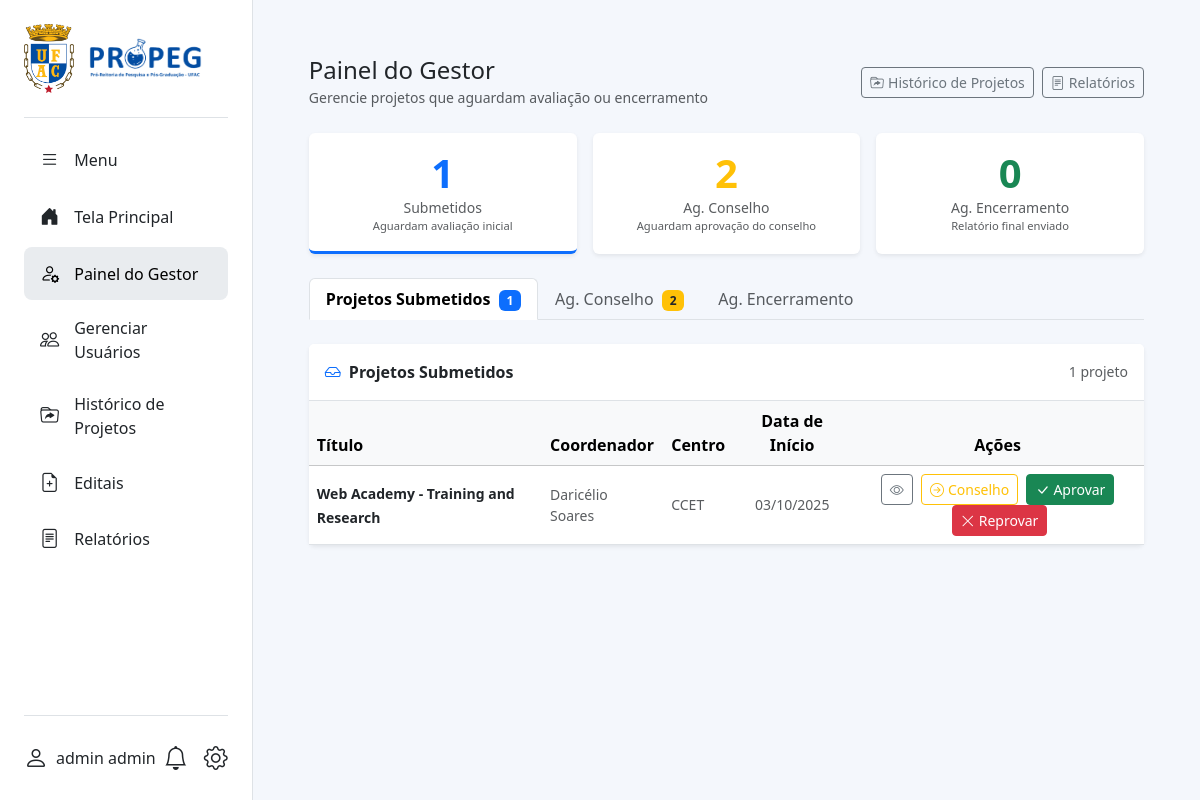
/projetos/gestor/dashboard/ (signed in), run on an earlier commit of the app's database.
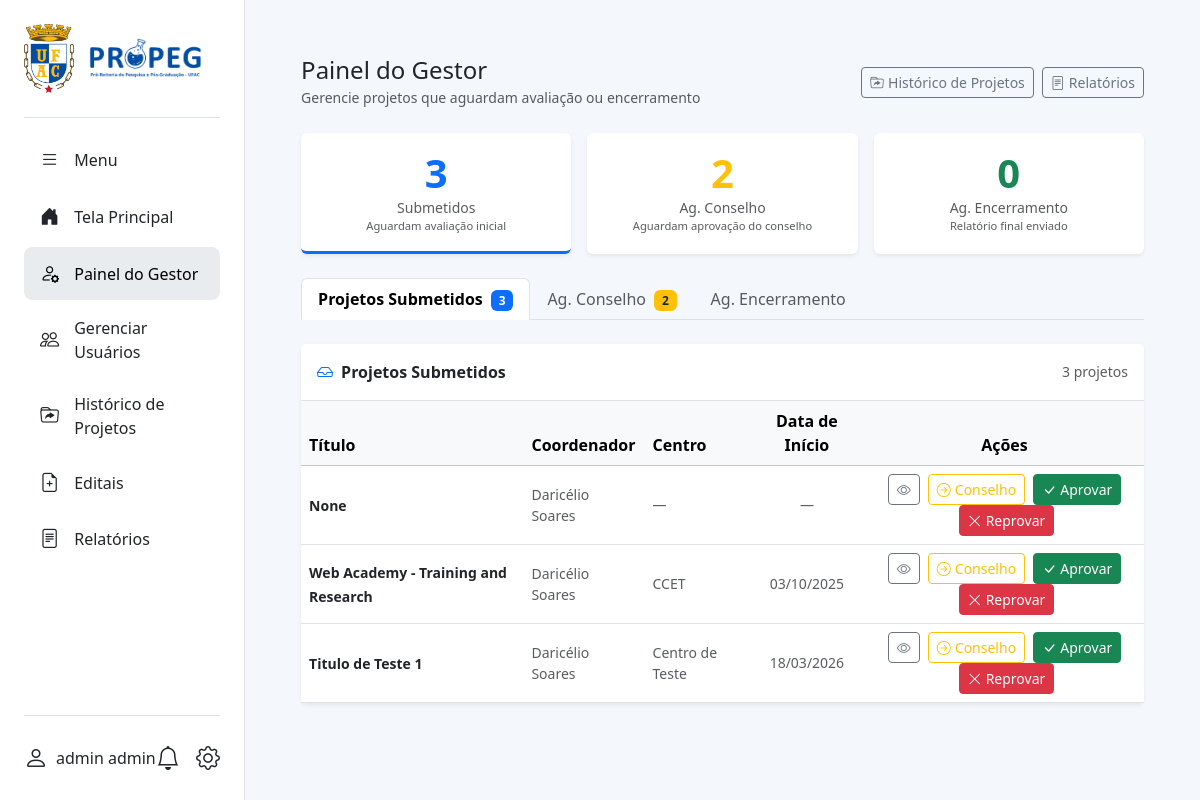
And on a later commit of the database.
### projetos_institucionais/models.py (models this page shows, shortened)
class Projeto(models.Model):
    STATUS_CHOICES = [
        ('rascunho', 'Rascunho'),
        ('submetido', 'Submetido'),
        ('aguardando_conselho', 'Aguardando aprovação do conselho'),
        ('aprovado', 'Aprovado'),
        ('reprovado', 'Reprovado'),
        ('em_andamento', 'Em andamento'),
        ('aguardando_encerramento', 'Aguardando Encerramento'),
        ('encerrado', 'Encerrado'),
    ]
    titulo = models.CharField(max_length=255, blank=True, null=True)
    descricao = models.TextField(verbose_name="Descrição", blank=True, null=True)
    resumo = models.TextField(blank=True, null=True)
    introducao = models.TextField(verbose_name="Introdução", blank=True, null=True)
    objetivo_geral = models.TextField(blank=True, null=True, verbose_name="Objetivo Geral")
    objetivos_especificos = models.TextField(blank=True, null=True, verbose_name="Objetivos Específicos")
    objetivos = models.TextField(blank=True, null=True)  # mantido para compatibilidade
    metodologia = models.TextField(blank=True, null=True)
    resultados = models.TextField(blank=True, null=True)
    referencias = models.TextField(blank=True, null=True)
    data_inicio = models.DateField(verbose_name="Data de Início", blank=True, null=True)
    data_fim = models.DateField(verbose_name="Data de Fim", blank=True, null=True)
    status = models.CharField(max_length=30, choices=STATUS_CHOICES, default='rascunho')
    valor_fomento = models.DecimalField(max_digits=10, decimal_places=2, null=True, blank=True)
    etica_obrigatoria = models.BooleanField(default=False, verbose_name="Envolve Aspectos Éticos?", blank=True, null=True)
    eh_docente = models.BooleanField(default=False, verbose_name="É docente?", blank=True, null=True)
    eh_pesquisador = models.BooleanField(default=False, verbose_name="É pesquisador?", blank=True, null=True)
    eh_pesquisador_visitante = models.BooleanField(default=False, verbose_name="É pesquisador visitante?", blank=True, null=True)
    coordenador = models.ForeignKey(
        settings.AUTH_USER_MODEL,
        on_delete=models.PROTECT,
        related_name='projetos_coordenados'
    )
    curso = models.ForeignKey(
        CursoGraduacao,
        on_delete=models.SET_NULL,
        null=True,
        blank=True,
        verbose_name="Curso de Graduação"
    )
    centro_lotacao = models.ForeignKey(
        CentroLotacao,
        on_delete=models.PROTECT,
        verbose_name="Centro de Lotação",
        null=True,
        blank=True,
    )
    agencia_financiadora = models.ForeignKey(
        AgenciaFinanciadora,
        on_delete=models.SET_NULL,
        null=True,
        blank=True,
        verbose_name="Agência Financiadora"
    )
    tipo_etica = models.ForeignKey(
        TipoEtico,
        on_delete=models.SET_NULL,
        null=True,
        blank=True,
        verbose_name="Tipo Ético"
    )
    ods = models.ManyToManyField(ODS, blank=True)
    grupos_pesquisa = models.ManyToManyField(
        GrupoPesquisa,
        blank=True,
        verbose_name="Grupos de Pesquisa"
    )
    alunos = models.ManyToManyField(
        settings.AUTH_USER_MODEL,
        through='EquipeProjeto',
        related_name='projetos_participados',
        blank=True
    )
    participa_pos_graduacao = models.BooleanField(default=False, blank=True, null=True, verbose_name="Participa de Programa de Pós-Graduação?")
    programa_pos = models.ForeignKey(
        'ProgramaPos',
        on_delete=models.SET_NULL,
        null=True,
        blank=True,
        verbose_name="Programa de Pós-Graduação"
    )
    palavras_chave = models.CharField(max_length=255, blank=True, null=True, help_text="Separe por vírgulas. Ex.: Tecnologia, Educação, Web")
    parcerias = models.TextField(blank=True, null=True)
    imagem_capa = models.ImageField(
        upload_to='projetos_capas/',
        null=True,
        blank=True,
        verbose_name="Imagem de Capa",
    )
    edital = models.ForeignKey(
        Edital,
        on_delete=models.SET_NULL,
        null=True,
        blank=True,
        related_name='projetos',
        verbose_name="Edital Vinculado"
    )
    class Meta:
        ordering = ['-data_inicio']
        verbose_name = "Projeto"
        verbose_name_plural = "Projetos"

class Usuario(AbstractUser):
    PERFIL_CHOICES = (
        ('coordenador', 'Coordenador'),
        ('aluno', 'Aluno'),
        ('gestor', 'Gestor'),
    )
    STATUS_CHOICES = (
        ('pendente', 'Pendente'),
        ('ativo', 'Ativo'),
        ('inativo', 'Inativo'),
    )
    CNPQ_AREA_CHOICES = [
        ('', 'Selecione uma área'),
        ('Ciências Exatas e da Terra', (
            ('exatas_matematica',  'Matemática'),
            ('exatas_computacao',  'Computação'),
            ('exatas_fisica',      'Física'),
            ('exatas_quimica',     'Química'),
            ('exatas_geociencias', 'Geociências'),
        )),
        ('Ciências Biológicas', (
            ('bio_geral',     'Biologia Geral'),
            ('bio_biofisica', 'Biofísica'),
            ('bio_botanica',  'Botânica'),
            ('bio_ecologia',  'Ecologia'),
            ('bio_genetica',  'Genética'),
        )),
        ('Engenharias', (
            ('eng_civil',    'Engenharia Civil'),
            ('eng_eletrica', 'Engenharia Elétrica'),
            ('eng_mecanica', 'Engenharia Mecânica'),
            ('eng_producao', 'Engenharia de Produção'),
        )),
        ('Ciências da Saúde', (
            ('saude_medicina', 'Medicina'),
            ('saude_nutricao', 'Nutrição'),
            ('saude_coletiva', 'Saúde Coletiva'),
        )),
        ('Ciências Agrárias', (
            ('agrar_agronomia', 'Agronomia'),
            ('agrar_florestal', 'Recursos Florestais'),
            ('agrar_zootecnia', 'Zootecnia'),
        )),
        ('Ciências Sociais Aplicadas', (
            ('sociais_direito',  'Direito'),
            ('sociais_admin',    'Administração'),
            ('sociais_economia', 'Economia'),
            ('sociais_info',     'Ciência da Informação'),
        )),
        ('Ciências Humanas', (
            ('humanas_filosofia',  'Filosofia'),
            ('humanas_sociologia', 'Sociologia'),
            ('humanas_historia',   'História'),
            ('humanas_psicologia', 'Psicologia'),
            ('humanas_educacao',   'Educação'),
        )),
        ('Linguística, Letras e Artes', (
            ('lla_linguistica', 'Linguística'),
            ('lla_letras',      'Letras'),
            ('lla_artes',       'Artes'),
        )),
    ]
    status = models.CharField(
        max_length=20,
        choices=STATUS_CHOICES,
        default='pendente',
        verbose_name='Status',
    )
    USERNAME_FIELD = 'cpf'
    REQUIRED_FIELDS = ['username', 'first_name', 'last_name', 'email']
    cpf = models.CharField(max_length=14, unique=True, verbose_name="CPF")
    email = models.EmailField(unique=True)
    telefone = models.CharField(max_length=20, blank=True, null=True)
    rg = models.CharField(max_length=20, blank=True, null=True, verbose_name="RG")
    data_nascimento = models.DateField(blank=True, null=True, verbose_name="Data de Nascimento")
    siape = models.CharField(max_length=10, blank=True, null=True, verbose_name="SIAPE")
    matricula = models.CharField(max_length=20, blank=True, null=True, verbose_name="Nº de Matrícula")
    lattes = models.CharField(max_length=50, blank=True, null=True, verbose_name="Nº Currículo Lattes")
    cnpq_area = models.CharField(
        max_length=100,
        choices=CNPQ_AREA_CHOICES,
        blank=True,
        null=True,
        verbose_name="Grande Área CNPq",
    )
    cnpq = models.CharField(max_length=20, blank=True, null=True, verbose_name="Nº Currículo Lattes/CNPq")
    perfil = models.CharField(max_length=20, choices=PERFIL_CHOICES)
    regime_trabalho = models.CharField(max_length=3, blank=True, null=True, verbose_name="Regime de Trabalho")
    is_active = models.BooleanField(default=False, verbose_name="Ativo", help_text="Marque esta opção para ativar a conta do usuário.")
    curso = models.ForeignKey(
        'CursoGraduacao',
        on_delete=models.SET_NULL,
        null=True,
        blank=True,
        verbose_name="Curso de Graduação",
    )
    endereco = models.OneToOneField(
        'Endereco',
        on_delete=models.SET_NULL,
        null=True,
        blank=True
    )
    titulacao = models.ForeignKey(
        'Titulacao',
        on_delete=models.SET_NULL,
        null=True,
        blank=True,
        verbose_name="Titulação"
    )
    centro_lotacao = models.ForeignKey(
        'CentroLotacao',
        on_delete=models.SET_NULL,
        null=True,
        blank=True,
        verbose_name="Centro de Lotação"
    )
    objects = UsuarioManager()

class CentroLotacao(models.Model):
    nome = models.CharField(max_length=255, verbose_name="Nome")
    telefone = models.CharField(max_length=20, blank=True, null=True)
    email = models.EmailField(blank=True, null=True)
    def __str__(self):
        return self.nome
    class Meta:
        verbose_name = "Centro de Lotação"
        verbose_name_plural = "Centros de Lotação"

### projetos_institucionais/views.py (the view)
# urls.py: path('gestor/dashboard/', views.gestor_dashboard, name='gestor_dashboard'),
@login_required
@login_required
@gestor_required
def gestor_dashboard(request):
    projetos_pendentes              = Projeto.objects.filter(status='submetido').select_related('coordenador', 'centro_lotacao').order_by('data_inicio')
    projetos_aguardando_conselho    = Projeto.objects.filter(status='aguardando_conselho').select_related('coordenador', 'centro_lotacao').order_by('data_inicio')
    projetos_aguardando_encerramento = Projeto.objects.filter(status='aguardando_encerramento').select_related('coordenador', 'centro_lotacao').order_by('data_fim')
    aba = request.GET.get('aba', 'submetidos')
    contexto = {
        'projetos_pendentes':              projetos_pendentes,
        'projetos_aguardando_conselho':    projetos_aguardando_conselho,
        'projetos_aguardando_encerramento': projetos_aguardando_encerramento,
        'count_submetidos':      projetos_pendentes.count(),
        'count_conselho':        projetos_aguardando_conselho.count(),
        'count_encerramento':    projetos_aguardando_encerramento.count(),
        'aba':                   aba,
    }
    return render(request, 'projetos_institucionais/gestordashboard.html', contexto)

### projetos_institucionais/context_processors.py (called while the page is built)
def unread_notifications_context(request):
    if request.user.is_authenticated:
        unread_count = Notificacao.objects.filter(destinatario=request.user, lida=False).count()
        return {'unread_notifications_count': unread_count}
    return {}

### templates/projetos_institucionais/gestordashboard.html (shortened to what the changed rows need)
{% extends "base2.html" %}
{% load static %}
{% block content %}
<div class="container-fluid py-4 px-4">
  <div class="row g-3 mb-4">
    <div class="col-6 col-md-4">
      <div class="card border-0 shadow-sm text-center py-3 h-100 {% if aba == 'submetidos' %}border-bottom border-primary border-3{% endif %}"
           style="cursor:pointer;" onclick="location.href='?aba=submetidos'">
        <div class="display-6 fw-bold text-primary">{{ count_submetidos }}</div>
        <small class="text-muted">Submetidos</small>
        <small class="text-muted" style="font-size:.7rem;">Aguardam avaliação inicial</small>
      </div>
    </div>
  </div>
  <ul class="nav nav-tabs mb-4 border-bottom">
    <li class="nav-item">
      <a class="nav-link {% if aba == 'submetidos' %}active fw-semibold{% else %}text-muted{% endif %}"
         href="?aba=submetidos">
        Projetos Submetidos
        {% if count_submetidos > 0 %}
        <span class="badge bg-primary ms-1">{{ count_submetidos }}</span>
        {% endif %}
      </a>
    </li>
  </ul>
  {% if aba == 'submetidos' %}
  <div class="card border-0 shadow-sm">
    <div class="card-header bg-white border-bottom py-3 d-flex justify-content-between align-items-center">
      <strong><i class="bi bi-inbox text-primary me-2"></i>Projetos Submetidos</strong>
      <small class="text-muted">{{ count_submetidos }} projeto{{ count_submetidos|pluralize }}</small>
    </div>
    <div class="table-responsive">
      <table class="table table-hover align-middle mb-0">
        <thead class="table-light">
          <tr>
            <th>Título</th>
            <th>Coordenador</th>
            <th>Centro</th>
            <th class="text-center">Data de Início</th>
            <th class="text-center">Ações</th>
          </tr>
        </thead>
        <tbody>
          {% for p in projetos_pendentes %}
          <tr>
            <td>
              <a href="{% url 'projeto_detalhe' pk=p.pk %}" class="fw-semibold text-decoration-none text-dark small">
                {{ p.titulo|truncatechars:55 }}
              </a>
            </td>
            <td class="small text-muted">{{ p.coordenador.get_full_name|truncatechars:25 }}</td>
            <td class="small text-muted">{{ p.centro_lotacao|default:"—" }}</td>
            <td class="text-center small text-muted">
              {% if p.data_inicio %}{{ p.data_inicio|date:"d/m/Y" }}{% else %}—{% endif %}
            </td>
            <td class="text-center">
              <a href="{% url 'projeto_detalhe' pk=p.pk %}" class="btn btn-sm btn-outline-secondary" title="Ver detalhes">
                <i class="bi bi-eye"></i>
              </a>
              <a href="{% url 'encaminhar_para_conselho' pk=p.pk %}"
                 class="btn btn-sm btn-outline-warning ms-1"
                 title="Encaminhar para Conselho"
                 onclick="return confirm('Encaminhar &quot;{{ p.titulo|truncatechars:40 }}&quot; para o Conselho?')">
                <i class="bi bi-arrow-right-circle me-1"></i>Conselho
              </a>
              <button type="button" class="btn btn-sm btn-success ms-1"
                      data-bs-toggle="modal" data-bs-target="#modalConfirmar"
                      data-titulo="{{ p.titulo }}"
                      data-url="{% url 'aprovar_projeto' pk=p.pk %}"
                      data-acao="Aprovar"
                      data-cor="success">
                <i class="bi bi-check-lg me-1"></i>Aprovar
              </button>
              <button type="button" class="btn btn-sm btn-danger ms-1"
                      data-bs-toggle="modal" data-bs-target="#modalConfirmar"
                      data-titulo="{{ p.titulo }}"
                      data-url="{% url 'reprovar_projeto' pk=p.pk %}"
                      data-acao="Reprovar"
                      data-cor="danger">
                <i class="bi bi-x-lg me-1"></i>Reprovar
              </button>
            </td>
          </tr>
          {% empty %}
          <tr><td colspan="5" class="text-center text-muted py-4">
            <i class="bi bi-inbox display-6 opacity-25 d-block mb-2"></i>
            Nenhum projeto submetido no momento.
          </td></tr>
          {% endfor %}
        </tbody>
      </table>
    </div>
  </div>
  {% endif %}
</div>
{% endblock %}

What changed in the data, as far as the page shows it:
added Projeto: titulo "None", coordenador.get_full_name "Daricélio Soares", centro_lotacao "—"
added Projeto: titulo "Titulo de Teste 1", coordenador.get_full_name "Daricélio Soares", centro_lotacao "Centro de Teste", data_inicio "18/03/2026"
Also different on the page:
{{ count_submetidos }}: "1" → "3"
